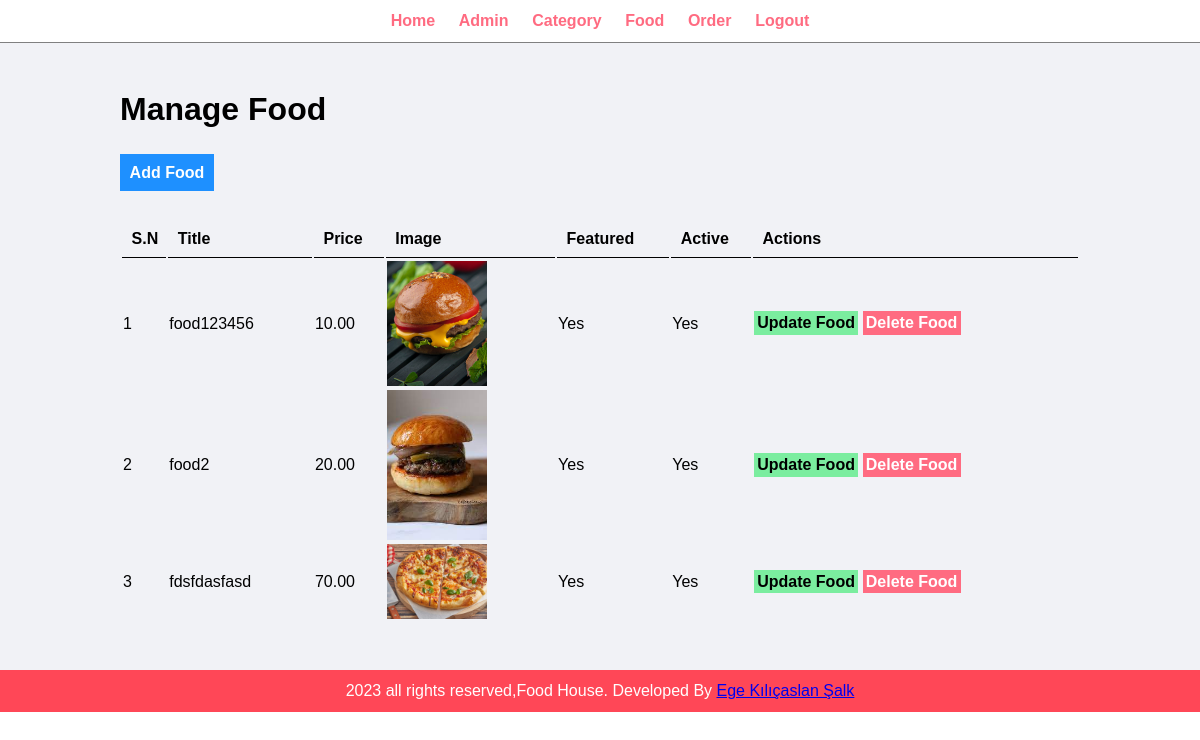
Page /admin/manage-food.php (signed in) on the committed database.
### tables this page shows
CREATE TABLE `tbl_food` (
  `id` int(10) UNSIGNED NOT NULL,
  `title` varchar(100) NOT NULL,
  `description` text NOT NULL,
  `price` decimal(10,2) NOT NULL,
  `image_name` varchar(255) NOT NULL,
  `category_id` int(10) UNSIGNED NOT NULL,
  `featured` varchar(10) NOT NULL,
  `active` varchar(10) NOT NULL
);

### admin/manage-food.php (the view, shortened to what this page needs)
<?php include('partials/menu.php'); ?>
<div class="main-content">
    <div class="wrapper">
        <h1>Manage Food</h1>
        <br/>
        <br/>
        <a href="<?php echo SITEURL;?>admin/add-food.php" class="btn-primary">Add Food</a>
        <br/>
        <br/>
        <br/>
        <table class="tbl-full">
            <tr>
                <th>S.N</th>
                <th>Title</th>
                <th>Price</th>
                <th>Image</th>
                <th>Featured</th>
                <th>Active</th>
                <th>Actions</th>
            </tr>
            <?php
            $sn=1;
            $sql = "SELECT * FROM tbl_food";
            $stmt = mysqli_prepare($conn, $sql);
            mysqli_stmt_execute($stmt);
            $res = mysqli_stmt_get_result($stmt);
            $count = mysqli_num_rows($res);
            if($count > 0){
                while($row = mysqli_fetch_assoc($res)){
                    $id = $row['id'];
                    $title = htmlentities($row['title'], ENT_QUOTES, 'UTF-8');
                    $price = $row['price'];
                    $image_name = $row['image_name'];
                    $featured = htmlentities($row['featured'], ENT_QUOTES, 'UTF-8');
                    $active = htmlentities($row['active'], ENT_QUOTES, 'UTF-8');
                    ?>
                    <tr>
                        <td><?php echo $sn++;?>  </td>
                        <td><?php echo $title; ?></td>
                        <td><?php echo $price; ?></td>
                        <td>
                            <?php
                            if($image_name!=""){
                                ?>
                                <img src="<?php echo SITEURL?>images/food/<?php echo htmlentities($image_name, ENT_QUOTES, 'UTF-8');?>" width="100px">
                                <?php
                            }
                            else{
                                echo "<div class='error'>Image Not Added.</div>";
                            }
                            ?>
                        </td>
                        <td><?php echo $featured; ?></td>
                        <td><?php echo $active; ?></td>
                        <td>
                            <a href="<?php echo SITEURL?>admin/update-food.php?id=<?php echo $id;?>" class="btn-secondary">Update Food</a>
                            <a href="<?php echo SITEURL?>admin/delete-food.php?id=<?php echo $id;?>&image_name=<?php echo $image_name; ?>" class="btn-danger">Delete Food</a>
                        </td>
                    </tr>
                    <?php
                }
            }
            else{
                echo "<tr><td colspan='7' class='error'>Food not Added Yet.</td></tr>";
            }
            ?>
        </table>
    </div>
</div>
<?php include('partials/footer.php'); ?>

### css/adm.css (style rules this page uses)
* { margin: 0; padding: 0; font-family: Arial, Helvetica, sans-serif; }
.wrapper { padding:1%; width: 80%; margin: 0 auto; }
.tbl-full { width: 100%; }
table tr th { border-bottom: 1px solid black; padding: 1%; text-align: left; }
table tr td { padding: 1px; }
.btn-primary { background-color: #1e90ff; padding: 1%; color: white; text-decoration: none; font-weight: bold; }
.btn-secondary { background-color: #7bed9f; padding: 1%; color: black; text-decoration: none; font-weight: bold; }
.btn-danger { background-color: #ff6b81; padding: 1%; color: white; text-decoration: none; font-weight: bold; }
.main-content { background-color:#f1f2f6; padding: 3% 0; }

### rows in the picture
tbl_food: title "food123456", price "10.00", image_name (picture), featured "Yes", active "Yes"
tbl_food: title "food2", price "20.00", image_name (picture), featured "Yes", active "Yes"
tbl_food: title "fdsfdasfasd", price "70.00", image_name (picture), featured "Yes", active "Yes"
